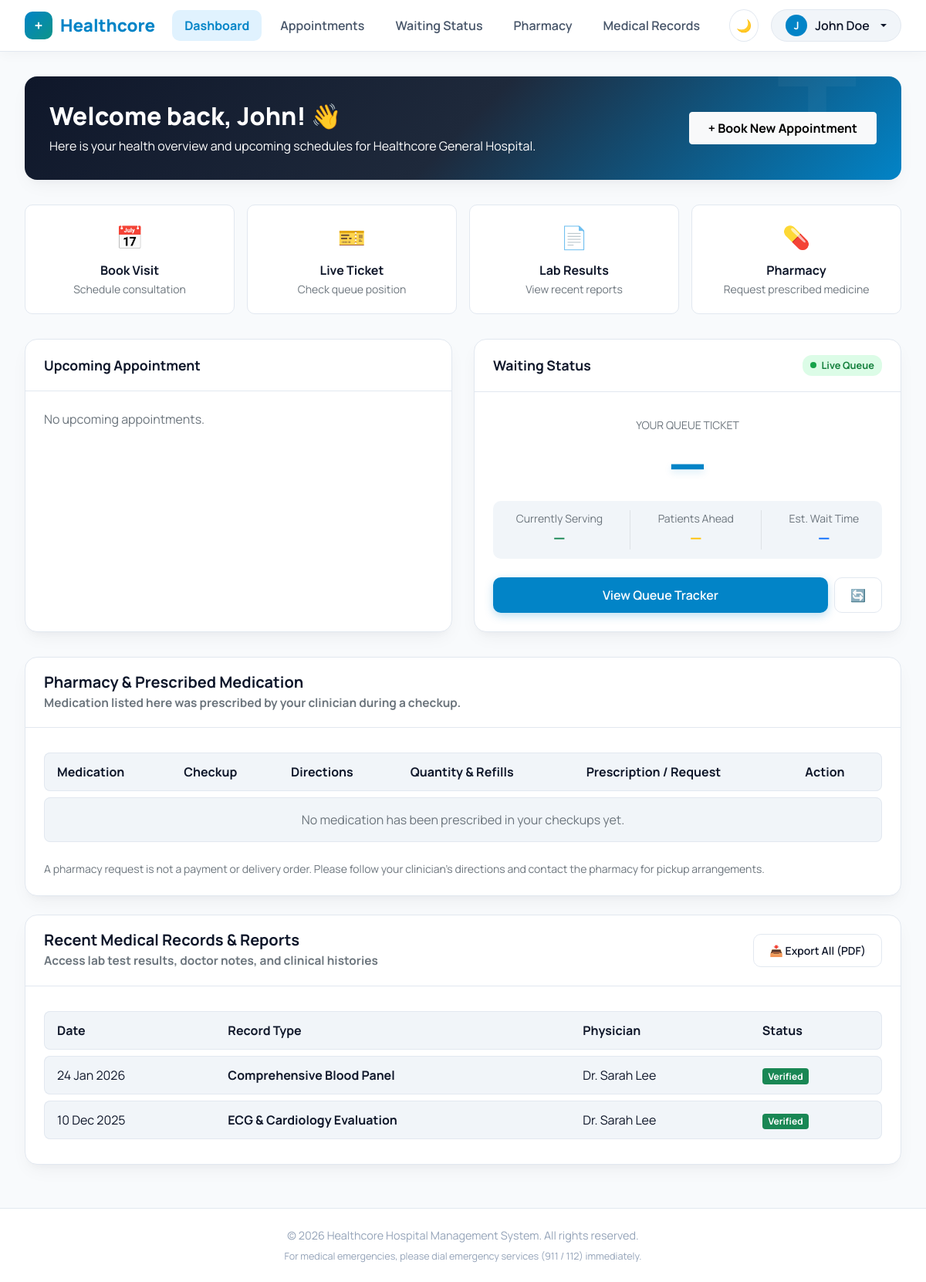
Screenshot of /index.php (signed in) with the database file from the repository.
### tables this page shows
CREATE TABLE `medical_records` (
  `id` int(11) NOT NULL,
  `patient_id` int(11) NOT NULL,
  `doctor_id` int(11) NOT NULL,
  `title` varchar(200) NOT NULL,
  `notes` text DEFAULT NULL,
  `record_date` date NOT NULL,
  `status` enum('Verified','Under Review') DEFAULT 'Under Review',
  `created_at` timestamp NOT NULL DEFAULT current_timestamp()
);

CREATE TABLE `users` (
  `id` int(11) NOT NULL,
  `role` enum('patient','doctor','admin') NOT NULL DEFAULT 'patient',
  `full_name` varchar(120) NOT NULL,
  `email` varchar(150) NOT NULL,
  `password` varchar(255) NOT NULL,
  `phone` varchar(30) DEFAULT NULL,
  `created_at` timestamp NOT NULL DEFAULT current_timestamp()
);

### queue_helpers.php (called while the page is built, shortened)
<?php
function department_ticket_prefix(string $department): string {
    $words = preg_split('/[^a-zA-Z0-9]+/', trim($department), -1, PREG_SPLIT_NO_EMPTY);
    $initials = implode('', array_map(static fn(string $word): string => strtoupper($word[0]), $words ?: []));
    return $initials !== '' ? $initials : 'Q';
}
function format_department_ticket(string $department, ?int $ticketNumber): string {
    if ($ticketNumber === null || $ticketNumber < 0) {
        return '—';
    }
    return department_ticket_prefix($department) . str_pad((string) $ticketNumber, 2, '0', STR_PAD_LEFT);
}

### index.php (the view, shortened to what this page needs)
<?php
require_once 'db.php';
require_once 'queue_helpers.php';
$userId = $_SESSION['user_id'];
$stmt = $pdo->prepare('SELECT * FROM patients WHERE user_id = ?');
$stmt->execute([$userId]);
$patient = $stmt->fetch();
$patientId = $patient['id'];
$stmt = $pdo->prepare("SELECT a.*, u.full_name AS doctor_name, d.department AS doctor_department FROM appointments a
                        JOIN doctors d ON d.id = a.doctor_id
                        JOIN users u ON u.id = d.user_id
                        WHERE a.patient_id = ? AND a.status IN ('Confirmed','Pending','Arrived','Called') AND a.appt_date >= CURDATE()
                        ORDER BY a.appt_date ASC, (a.status = 'Called') DESC, a.appt_time ASC LIMIT 1");
$stmt->execute([$patientId]);
$nextAppt = $stmt->fetch();
$myDeptForQueue = $nextAppt['doctor_department'] ?? null;
$today = $pdo->query('SELECT CURDATE()')->fetchColumn();
$myTicket = ($nextAppt && $nextAppt['appt_date'] === $today) ? (int) $nextAppt['ticket_number'] : null;
$currentlyServing = ($myTicket !== null && $myDeptForQueue)
    ? department_currently_serving($pdo, $myDeptForQueue)
    : -1;
$waitEstimate = ($myTicket !== null && $myDeptForQueue)
    ? department_estimated_wait($pdo, $myDeptForQueue, $myTicket, $nextAppt['status'])
    : ['ahead' => 0, 'minutes' => 0];
$ahead = $waitEstimate['ahead'];
$estWaitMins = $waitEstimate['minutes'];
$stmt = $pdo->prepare("SELECT mr.*, u.full_name AS doctor_name FROM medical_records mr
                        JOIN doctors d ON d.id = mr.doctor_id
                        JOIN users u ON u.id = d.user_id
                        WHERE mr.patient_id = ? ORDER BY mr.record_date DESC");
$stmt->execute([$patientId]);
$records = $stmt->fetchAll();
$stmt = $pdo->prepare(
    "SELECT pr.*, mr.title AS record_title, mr.record_date, u.full_name AS doctor_name,
            (SELECT po.status FROM pharmacy_orders po
             WHERE po.prescription_id = pr.id AND po.patient_id = pr.patient_id
             ORDER BY po.id DESC LIMIT 1) AS latest_order_status,
            (SELECT po.id FROM pharmacy_orders po
             WHERE po.prescription_id = pr.id AND po.patient_id = pr.patient_id
             ORDER BY po.id DESC LIMIT 1) AS latest_order_id,
            (SELECT COUNT(*) FROM pharmacy_orders po
             WHERE po.prescription_id = pr.id AND po.patient_id = pr.patient_id
               AND po.status != 'Cancelled') AS fulfillment_count,
            (SELECT COUNT(*) FROM pharmacy_orders po
             WHERE po.prescription_id = pr.id AND po.patient_id = pr.patient_id
               AND po.status IN ('Requested', 'Ready')) AS open_order_count
     FROM prescriptions pr
     JOIN medical_records mr ON mr.id = pr.medical_record_id
     JOIN doctors d ON d.id = pr.doctor_id
     JOIN users u ON u.id = d.user_id
     WHERE pr.patient_id = ?
     ORDER BY pr.created_at DESC, pr.id DESC"
);
$stmt->execute([$patientId]);
$prescriptions = $stmt->fetchAll();
$firstName = explode(' ', $_SESSION['full_name'])[0];
$initial = strtoupper(substr($_SESSION['full_name'], 0, 1));
?>
<!DOCTYPE html>
<html lang="en" data-theme="light">
<head>
    <link href="https://cdn.jsdelivr.net/npm/bootstrap@5.0.2/dist/css/bootstrap.min.css" rel="stylesheet">
    <link rel="stylesheet" href="style.css">
</head>
<body>
    <nav class="navbar navbar-expand-lg navbar-custom sticky-top">
        <div class="navbar-layout">
            <a class="navbar-brand-custom" href="index.php"><span class="logo-icon">+</span> Healthcore</a>
            <div class="collapse navbar-collapse justify-content-center" id="navbarMain">
                <ul class="navbar-nav gap-2">
                    <li class="nav-item"><a class="nav-link nav-link-custom active" href="index.php">Dashboard</a></li>
                    <li class="nav-item"><a class="nav-link nav-link-custom" href="index.php#appointments-section">Appointments</a></li>
                    <li class="nav-item"><a class="nav-link nav-link-custom" href="index.php#queue-section">Waiting Status</a></li>
                    <li class="nav-item"><a class="nav-link nav-link-custom" href="index.php#pharmacy-section">Pharmacy</a></li>
                    <li class="nav-item"><a class="nav-link nav-link-custom" href="index.php#records-section">Medical Records</a></li>
                </ul>
            </div>
            <div class="d-flex align-items-center gap-3">
                <button class="btn btn-outline-custom p-2 rounded-circle" id="themeToggleBtn" title="Toggle Light/Dark Theme">🌙</button>
                <div class="dropdown">
                    <button class="profile-dropdown-btn dropdown-toggle" type="button" id="profileDropdown" data-bs-toggle="dropdown" aria-expanded="false">
                        <span class="user-avatar"><?= htmlspecialchars($initial) ?></span> <?= htmlspecialchars($_SESSION['full_name']) ?>
                    </button>
                </div>
            </div>
        </div>
    </nav>
    <main class="main-wrapper">
        <section class="welcome-header">
            <div class="row align-items-center">
                <div class="col-lg-8">
                    <h2 class="manrope-800 mb-2">Welcome back, <?= htmlspecialchars($firstName) ?>! 👋</h2>
                    <p class="mb-0 opacity-90">Here is your health overview and upcoming schedules for Healthcore General Hospital.</p>
                </div>
                <div class="col-lg-4 text-lg-end mt-3 mt-lg-0">
                    <button class="btn btn-light manrope-700 px-4 py-2" data-bs-toggle="modal" data-bs-target="#bookAppointmentModal">
                        + Book New Appointment
                    </button>
                </div>
            </div>
        </section>
        <div class="action-grid">
            <a href="#" class="action-tile" data-bs-toggle="modal" data-bs-target="#bookAppointmentModal">
                <span class="action-icon">📅</span>
                <strong class="d-block manrope-700">Book Visit</strong>
                <small class="text-muted">Schedule consultation</small>
            </a>
            <a href="#queue-section" class="action-tile">
                <span class="action-icon">🎫</span>
                <strong class="d-block manrope-700">Live Ticket</strong>
                <small class="text-muted">Check queue position</small>
            </a>
            <a href="#records-section" class="action-tile">
                <span class="action-icon">📄</span>
                <strong class="d-block manrope-700">Lab Results</strong>
                <small class="text-muted">View recent reports</small>
            </a>
            <a href="#pharmacy-section" class="action-tile">
                <span class="action-icon">💊</span>
                <strong class="d-block manrope-700">Pharmacy</strong>
                <small class="text-muted">Request prescribed medicine</small>
            </a>
        </div>
        <div class="card-grid">
            <div class="card-custom appointment-card" id="appointments-section">
                <div class="card-header-custom">
                    <span>Upcoming Appointment</span>
                </div>
                <div class="card-body-custom">
                    <?php if ($nextAppt): ?>
                        <div class="appointment-date-badge">
                            📅 <?= date('d F Y', strtotime($nextAppt['appt_date'])) ?> • <?= htmlspecialchars($nextAppt['appt_time']) ?>
                        </div>
                        <div class="doctor-info-box">
                            <div class="doctor-avatar"><?= strtoupper(substr($nextAppt['doctor_name'], 0, 2)) ?></div>
                            <div>
                                <h6 class="manrope-700 mb-0"><?= htmlspecialchars($nextAppt['doctor_name']) ?></h6>
                                <small class="text-muted"><?= htmlspecialchars($nextAppt['department']) ?></small>
                            </div>
                        </div>
                        <p class="text-secondary small mb-4">Please arrive 15 minutes before your scheduled appointment time for routine vitals check.</p>
                        <div class="mt-auto d-flex gap-2">
                            <button class="btn btn-primary-custom flex-grow-1" data-bs-toggle="modal" data-bs-target="#appointmentDetailModal">
                                View Appointment Details
                            </button>
                            <form method="POST" action="index.php" onsubmit="return confirm('Cancel this appointment?');">
                                <?= csrf_field() ?>
                                <input type="hidden" name="action" value="cancel_appointment">
                                <input type="hidden" name="appt_id" value="<?= (int) $nextAppt['id'] ?>">
                                <button type="submit" class="btn btn-outline-custom" title="Cancel">✖️</button>
                            </form>
                        </div>
                    <?php else: ?>
                        <p class="text-muted">No upcoming appointments. </p>
                    <?php endif; ?>
                </div>
            </div>
            <div class="card-custom queue-card" id="queue-section" data-my-ticket="<?= (int) $myTicket ?>" data-department="<?= htmlspecialchars($myDeptForQueue ?? '') ?>" data-ticket-prefix="<?= htmlspecialchars(department_ticket_prefix($myDeptForQueue ?? '')) ?>">
                <div class="card-header-custom">
                    <span>Waiting Status</span>
                    <span class="queue-badge-live"><span class="pulse-dot"></span> Live Queue</span>
                </div>
                <div class="card-body-custom">
                    <div class="queue-box">
                        <p class="text-muted mb-0 small">YOUR QUEUE TICKET</p>
                        <div class="queue-number-large" id="myQueueNumber"><?= htmlspecialchars(format_department_ticket($myDeptForQueue ?? '', $myTicket)) ?></div>
                    </div>
                    <div class="queue-details">
                        <div>
                            <small class="text-muted d-block">Currently Serving</small>
                            <strong class="manrope-700 fs-5 text-success" id="currentQueueNumber"><?= htmlspecialchars(format_department_ticket($myDeptForQueue ?? '', $currentlyServing)) ?></strong>
                        </div>
                        <div>
                            <small class="text-muted d-block">Patients Ahead</small>
                            <strong class="manrope-700 fs-5 text-warning" id="patientsAheadCount"><?= $myTicket !== null ? $ahead : '—' ?></strong>
                        </div>
                        <div>
                            <small class="text-muted d-block">Est. Wait Time</small>
                            <strong class="manrope-700 fs-5 text-primary" id="estimatedWaitTime"><?= $myTicket !== null ? $estWaitMins . ' mins' : '—' ?></strong>
                        </div>
                    </div>
                    <div class="mt-auto d-flex gap-2">
                        <button class="btn btn-primary-custom flex-grow-1" data-bs-toggle="modal" data-bs-target="#queueDetailModal">
                            View Queue Tracker
                        </button>
                        <a href="index.php" class="btn btn-outline-custom" title="Refresh Live Ticket">🔄</a>
                    </div>
                </div>
            </div>
        </div>
        <section class="card-custom mb-4" id="pharmacy-section">
            <div class="card-header-custom">
                <div>
                    <h5 class="manrope-700 mb-0">Pharmacy & Prescribed Medication</h5>
                    <small class="text-muted">Medication listed here was prescribed by your clinician during a checkup.</small>
                </div>
            </div>
            <div class="card-body-custom">
                <div class="records-table-container">
                    <table class="records-table">
                        <thead>
                            <tr><th>Medication</th><th>Checkup</th><th>Directions</th><th>Quantity & Refills</th><th>Prescription / Request</th><th>Action</th></tr>
                        </thead>
                        <tbody>
                            <?php if (!$prescriptions): ?>
                                <tr><td colspan="6" class="text-muted text-center py-3">No medication has been prescribed in your checkups yet.</td></tr>
                            <?php endif; ?>
                        </tbody>
                    </table>
                </div>
                <p class="text-muted small mt-3 mb-0">A pharmacy request is not a payment or delivery order. Please follow your clinician's directions and contact the pharmacy for pickup arrangements.</p>
            </div>
        </section>
        <section class="card-custom mb-4" id="records-section">
            <div class="card-header-custom">
                <div>
                    <h5 class="manrope-700 mb-0">Recent Medical Records & Reports</h5>
                    <small class="text-muted">Access lab test results, doctor notes, and clinical histories</small>
                </div>
                <a class="btn btn-outline-custom btn-sm" href="export_records.php">📥 Export All (PDF)</a>
            </div>
            <div class="card-body-custom">
                <div class="records-table-container">
                    <table class="records-table">
                        <thead>
                            <tr><th>Date</th><th>Record Type</th><th>Physician</th><th>Status</th></tr>
                        </thead>
                        <tbody>
                            <?php foreach ($records as $r): ?>
                                <tr>
                                    <td><?= date('d M Y', strtotime($r['record_date'])) ?></td>
                                    <td><strong><?= htmlspecialchars($r['title']) ?></strong></td>
                                    <td><?= htmlspecialchars($r['doctor_name']) ?></td>
                                    <td>
                                        <?php if ($r['status'] === 'Verified'): ?>
                                            <span class="badge bg-success">Verified</span>
                                        <?php else: ?>
                                            <span class="badge bg-warning text-dark">Under Review</span>
                                        <?php endif; ?>
                                    </td>
                                </tr>
                            <?php endforeach; ?>
                        </tbody>
                    </table>
                </div>
            </div>
        </section>
    </main>
    <footer>
        <div class="container">
            <p class="mb-1">© 2026 Healthcore Hospital Management System. All rights reserved.</p>
            <small>For medical emergencies, please dial emergency services (911 / 112) immediately.</small>
        </div>
    </footer>
</body>
</html>

### rows the page displays
medical_records: record_date "24 Jan 2026", title "Comprehensive Blood Panel", users.full_name "Dr. Sarah Lee", status "Verified"
medical_records: record_date "10 Dec 2025", title "ECG & Cardiology Evaluation", users.full_name "Dr. Sarah Lee", status "Verified"

### other values shown
$initial "J"
$_SESSION['full_name'] "John Doe"
$firstName "John"
format_department_ticket($myDeptForQueue ?? '', $myTicket) "—"
format_department_ticket($myDeptForQueue ?? '', $currentlyServing) "—"
